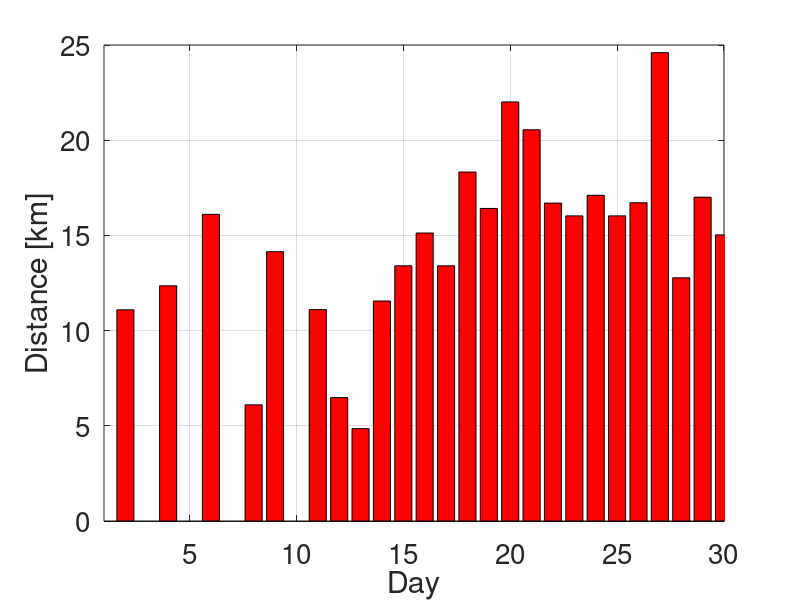
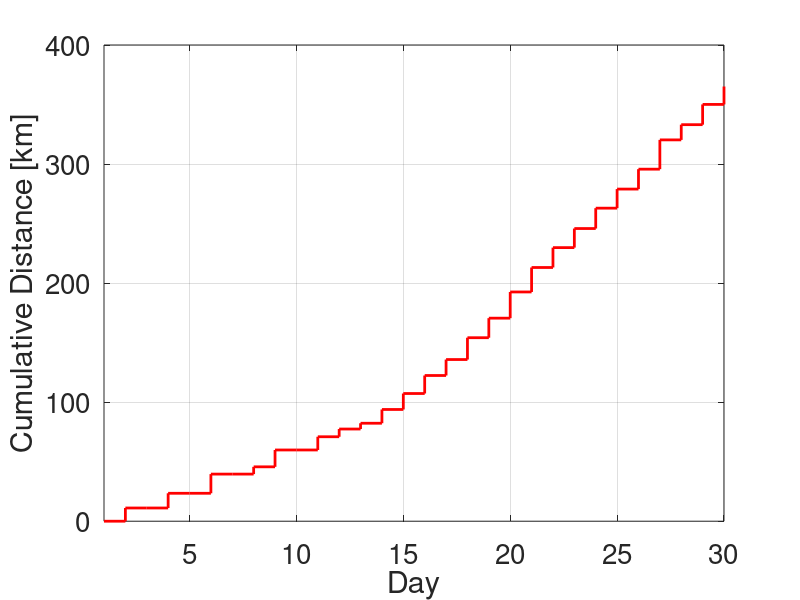

These charts were generated, in order, by the following MATLAB code:
%% Movember 2021:
% Codes presenting the statistics to my mileage output from my runs for Movember 2021.
%
%% Data:

day = [1:1:30]';

distance = [0, 11.10, 0, 12.36, 0, 16.11, 0, 6.11, 14.15, 0, 11.11, 6.49, ...
            4.86, 11.56, 13.41, 15.13, 13.41, 18.33, 16.42, 22.01, 20.55, ...
            16.70, 16.03, 17.11, 16.03, 16.72, 24.60, 12.78, 17.01, 15.03]'; % in km
        
cumulative_dist = cumsum(distance);

% pace = [0, 5:23, 0, 5:34, 0, 5:29, 0, 5:08, 5:38, 0, 5:30, 5:28, 5:29, 5:18,...
%         5:23, 5:32, 5:30, 5:55, 5:29, 5:51, 5:39, 5:42, 5:57, 5:55, 5:47, ...
%         5:36, 5:29, 5:56, 5:45, 5:56] in min/km

%% Plot the data:

% Barchart plot:
figure;
hold on; box on; grid on;
bar(day, distance, 'r')
xlim([1,30])
xlabel('Day'); ylabel('Distance [km]')
set(gca, 'Fontsize', 20)

% Cumulative distance staircase plot:
figure;
hold on; box on; grid on;
stairs(day, cumulative_dist, 'r', 'linewidth', 2)
xlim([1,30])
xlabel('Day'); ylabel('Cumulative Distance [km]')
set(gca, 'Fontsize', 20)
